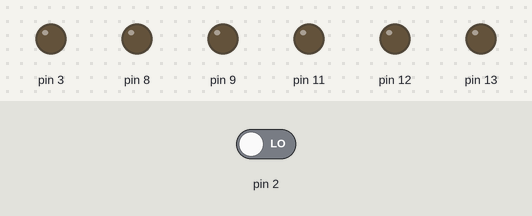
This sketch was run on a simulated Arduino Uno, built with avr-gcc and run on an emulated ATmega328P. Parts: output pins drawn as LEDs (lit = HIGH). The inputs (shaded band) are chosen by the test bench; at power-on: pin 2 LOW.

Above: at 1.2 s.
1.3 s: pin 2 driven HIGH
At 2.5 s:
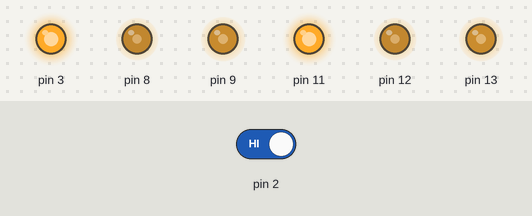
2.8 s: pin 2 driven LOW
At 3.4 s:
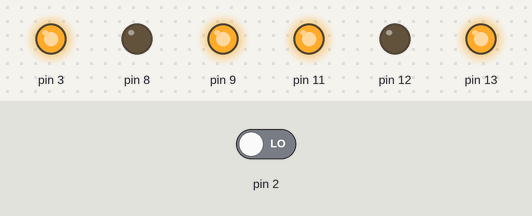
Timing chart, 0 to 5.8 s (numbered marks = the images above; inputs shaded):
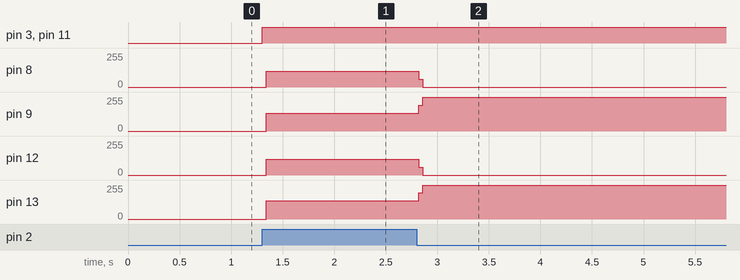

The sketch:

KittyStepper.ino
```cpp
int rollDelay = 0;
int command = 0;
int rollSteps = 0;
int Step = 0;
int cycle = 0;
byte senseMotion = 0;

void setup()
{
  pinMode(12, OUTPUT);
  pinMode(13, OUTPUT);
  pinMode(9, OUTPUT);
  pinMode(8, OUTPUT);
  pinMode(2, INPUT);
}

void loop()
{
  //Motion Sensor
  senseMotion = digitalRead(2);
  if (senseMotion == HIGH)
    {
       digitalWrite(9, LOW);
       digitalWrite(8, HIGH);
       digitalWrite(12, HIGH);
       analogWrite(3, 1023);
       delay(rollDelay);
       digitalWrite(9, HIGH);
       digitalWrite(8, LOW);
       digitalWrite(13, LOW);
       analogWrite(11, 1023);
       delay(rollDelay);
       digitalWrite(9, LOW);
       digitalWrite(8, HIGH);
       digitalWrite(12, LOW);
       analogWrite(3, 1023);
       delay(rollDelay);
       digitalWrite(9, HIGH);
       digitalWrite(8, LOW);
       digitalWrite(13, HIGH);
       analogWrite(11, 1023);
       delay(rollDelay);
     }
     if (command == 1)
     {
        digitalWrite(9, LOW);
        digitalWrite(8, HIGH);
        digitalWrite(12, HIGH);
        analogWrite(3, 255);
        delay(rollDelay);
        digitalWrite(9, HIGH);
        digitalWrite(8, LOW);
        digitalWrite(13, HIGH);
        analogWrite(11, 255);
        delay(rollDelay);
        digitalWrite(9, LOW);
        digitalWrite(8, HIGH);
        digitalWrite(12, LOW);
        analogWrite(3, 255);
        delay(rollDelay);
        digitalWrite(9, HIGH);
        digitalWrite(8, LOW);
        digitalWrite(13, LOW);
        analogWrite(11, 255);
        delay(rollDelay);
      }
   }
```

Measured:
- after the input at 1.3 s, pin 3, pin 11: LOW → HIGH at once; pin 8: 0/255 → 117/255 at once; pin 9: 0/255 → 133/255 at once; pin 12: 0/255 → 120/255 at once; pin 13: 0/255 → 138/255 at once
- after the input at 2.8 s, pin 8: 117/255 → 0/255 at once; pin 9: 133/255 → 255/255 at once; pin 12: 120/255 → 0/255 at once; pin 13: 138/255 → 255/255 at once
